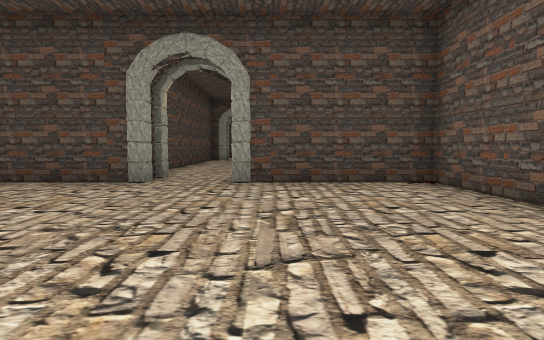
View 1 (above)

23 first-person views from a walk through a scene from a Unity 3-D project. The camera is 1.3 m above the floor, tilts 4° down and sees 80° across. The floor is counted in squares, 2 m on a side. Each view is taken from the middle of a square. On the plan, view 1 faces up. The plan holds only what a view shows up to about 10 squares ahead; the rest is blank. The place goes on beyond the plan. The player is left out.

View 2
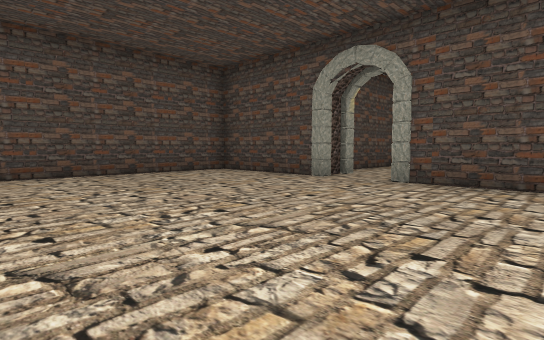

View 3
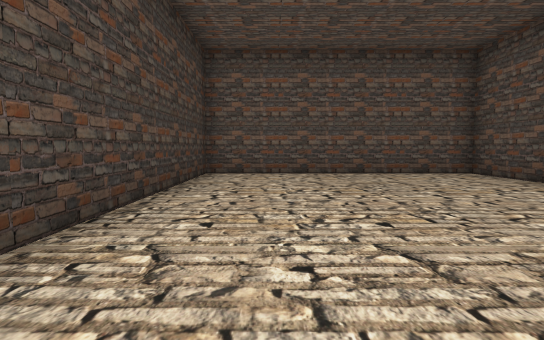

View 4
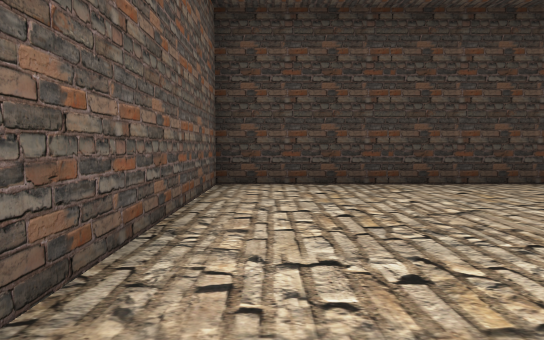

View 5
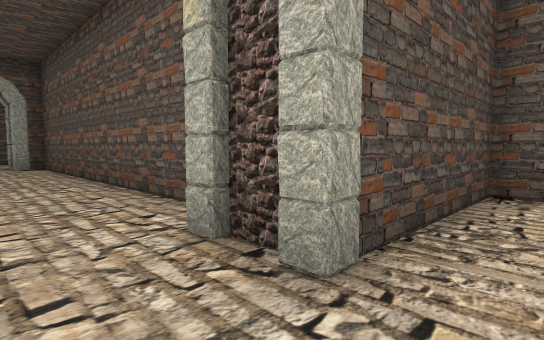

View 6
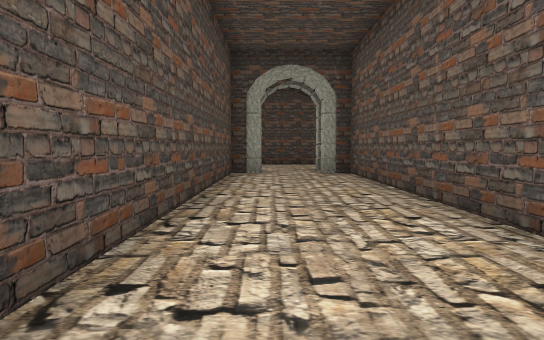

View 7
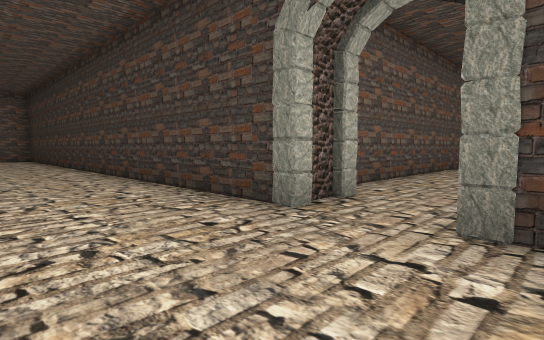

View 8
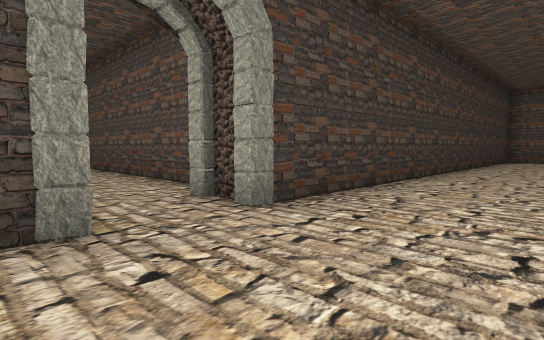

View 9
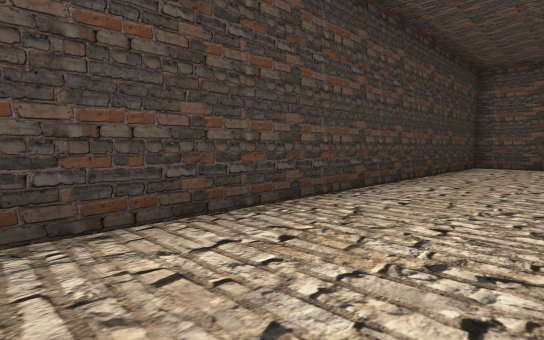

View 10
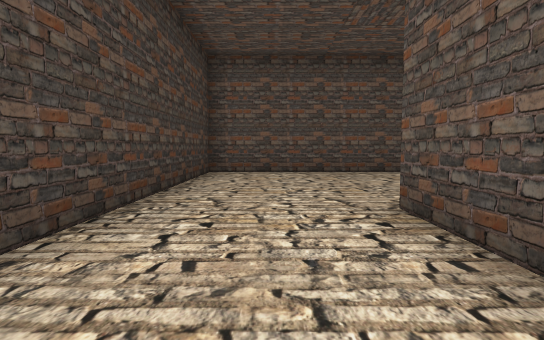

View 11
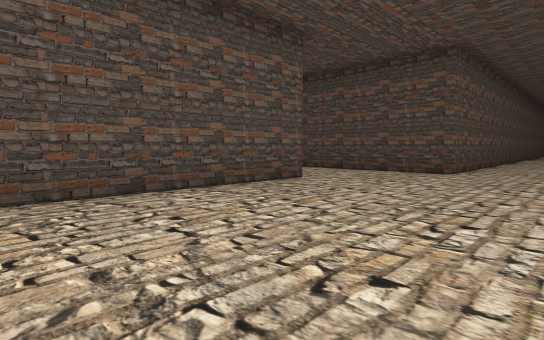

View 12
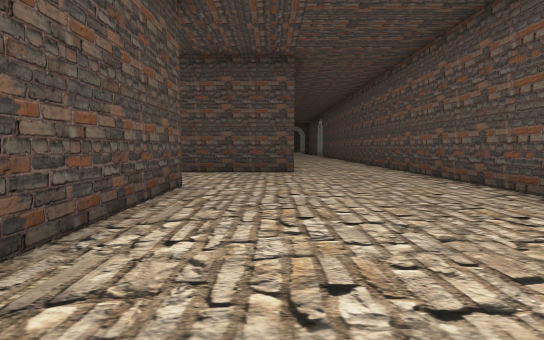

View 13
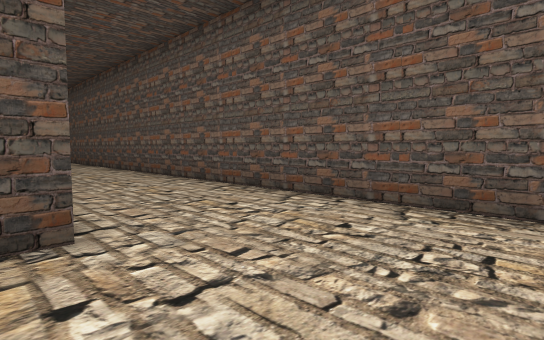

View 14
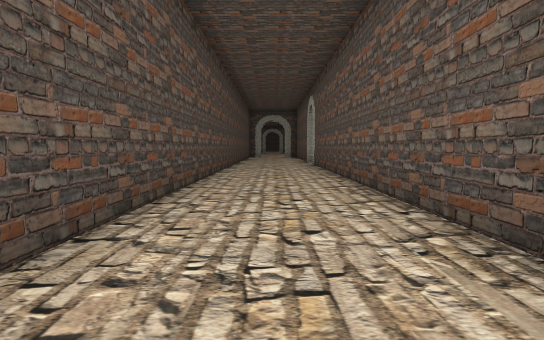

View 15
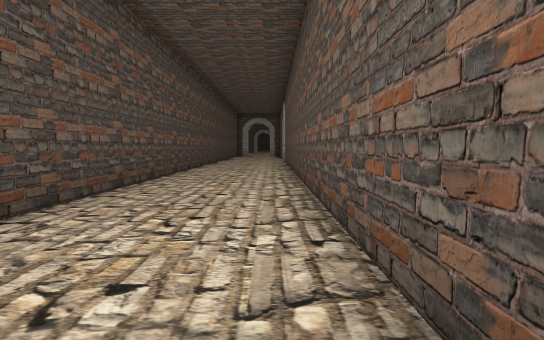

View 16
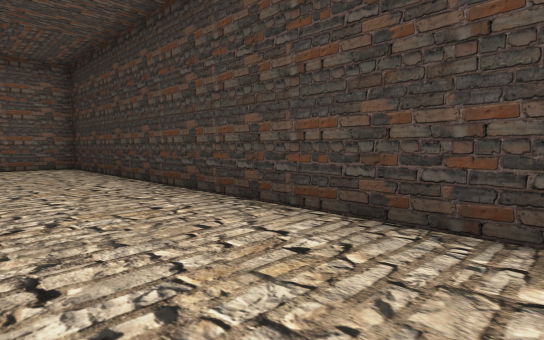

View 17
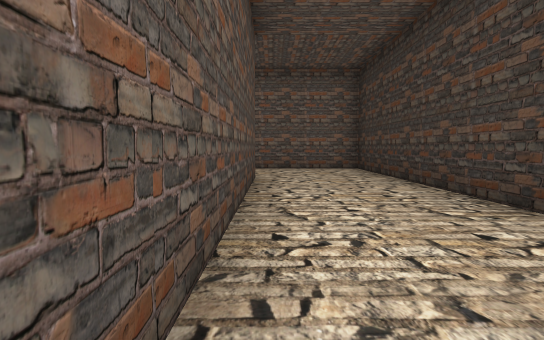

View 18
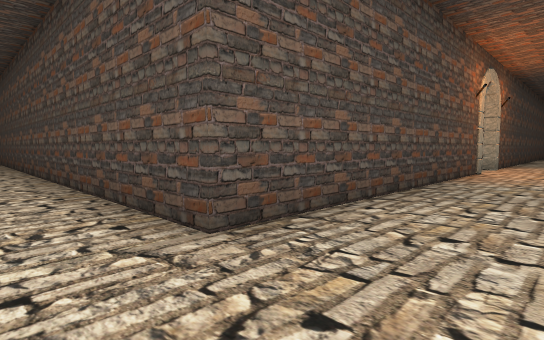

View 19
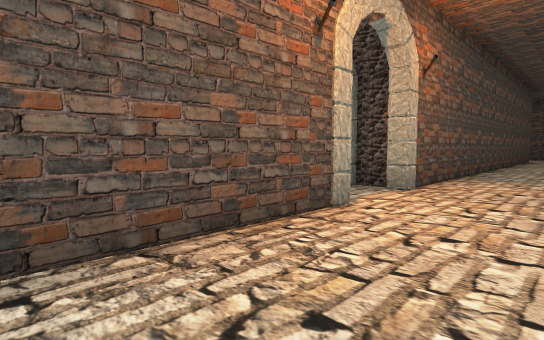

View 20
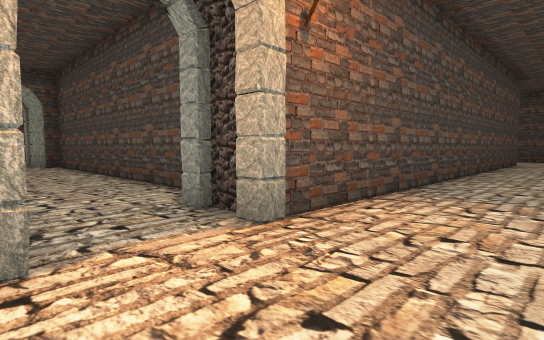

View 21
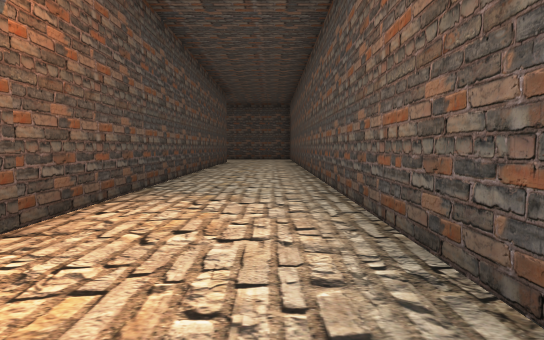

View 22
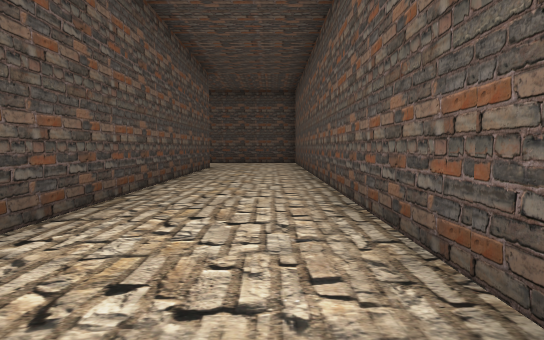

View 23
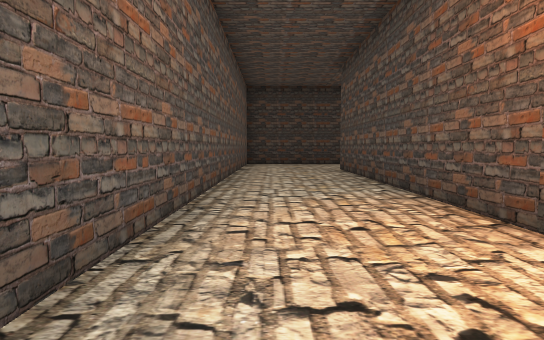

### Floor plan
Points are (right, up) in squares from view 1. A wall is a line through its corners. A room is listed if a view was taken in it or the views show most of it. See-through windows are left out.
Room 1 (views 1, 2, 3, 4, 5)
walls: (-3, 6) (-6, 6) (-6, -0.6) (3, -0.6) (3, 6) (-0.1, 6)
ways out: opening at (-1.5, 5) to room 2
Room 2 (views 6, 7, 8, 9, 10, 11, 12, 13, 14, 15, 16, 17, 18, 19, 20, 21, 22, 23)
walls: (-3, 16.2) (-3, 8.4); (-0.1, 17.4) (15, 17.4) (15, 41.4); (-9.5, 20.4) (-11.5, 20.4); (-11.4, 24.1) (-11.4, 41.1); (0, 8.2) (0, 16.2); (-16.5, 25.5) (-16.5, 17.4) (-3, 17.4); (12, 27.6) (12, 20.4) (1.1, 20.4); (-14.4, 41) (-14.4, 28.5) (-17.5, 28.5); (12, 41.5) (12, 30.5)
ways out: opening at (-1.5, 5) to room 1; opening at (10.5, 28.5)
objects: other object (-1, 7); other object (-1, 17); other object (12, 30)

Positions as (right, up) in squares from view 1, and headings:
1: (0, 0), facing up
2: (2, 0), facing up-left
3: (2, 1), facing left
4: (2, 5), facing down
5: (-2, 5), facing up-right
6: (-2, 8), facing up
7: (-3, 20), facing down-right
8: (0, 20), facing down-left
9: (-5, 20), facing down-left
10: (-8, 19), facing left
11: (-12, 20), facing up-left
12: (-15, 20), facing up
13: (-15, 26), facing up-right
14: (-13, 31), facing up
15: (-12, 29), facing up
16: (4, 20), facing down-right
17: (5, 20), facing right
18: (14, 19), facing up-left
19: (14, 25), facing up-left
20: (14, 28), facing up-left
21: (14, 28), facing up
22: (14, 32), facing up
23: (14, 30), facing down
